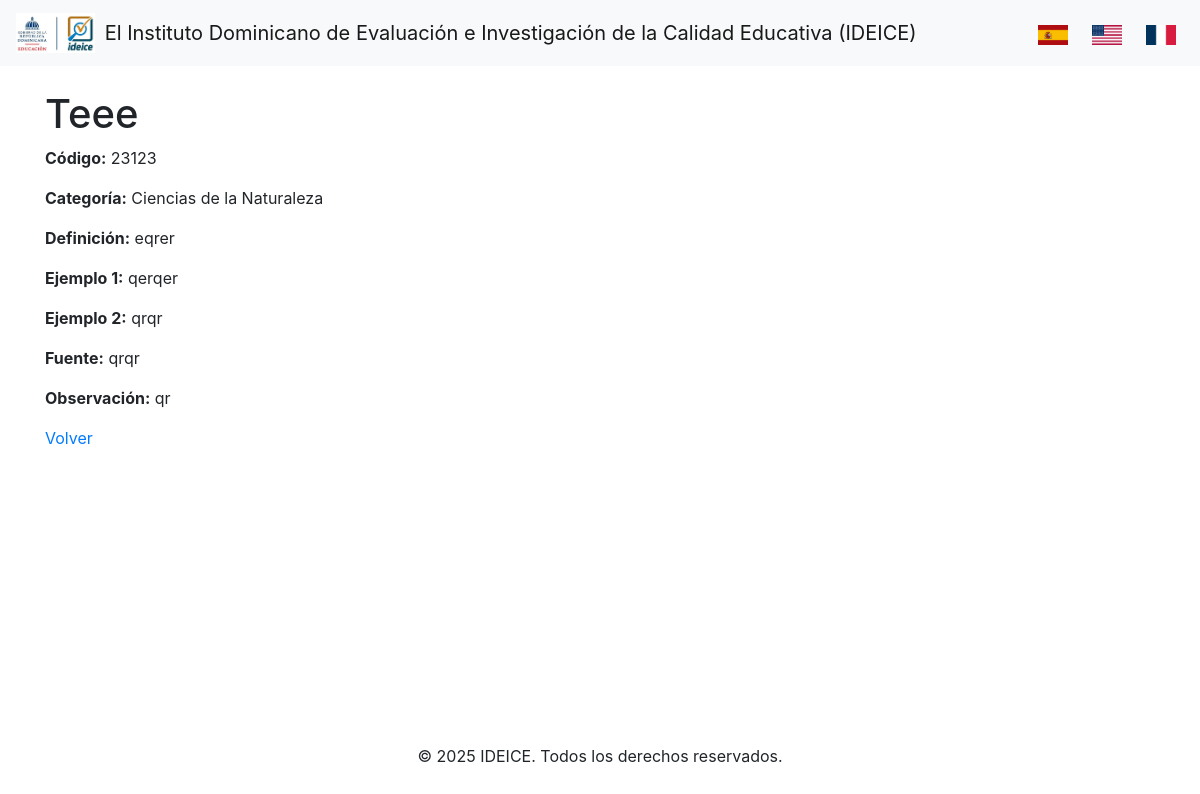
Screenshot of /term/2?lang=es with the database file from the repository.
### models.py (models this page shows)
class Term(db.Model):
    id = db.Column(db.Integer, primary_key=True)
    codigo = db.Column(db.String(50), unique=True, nullable=False)
    termino = db.Column(db.String(255), nullable=False)
    categoria = db.Column(db.String(200), nullable=False)
    term_es = db.Column(db.Text, nullable=False)
    term_en = db.Column(db.Text, nullable=False)
    term_fr = db.Column(db.Text, nullable=False)
    ejemplo1_es = db.Column(db.Text, nullable=True)
    ejemplo1_en = db.Column(db.Text, nullable=True)
    ejemplo1_fr = db.Column(db.Text, nullable=True)
    ejemplo2_es = db.Column(db.Text, nullable=True)
    ejemplo2_en = db.Column(db.Text, nullable=True)
    ejemplo2_fr = db.Column(db.Text, nullable=True)
    fuente = db.Column(db.String(400), nullable=True)
    observacion = db.Column(db.Text, nullable=True)

### app.py (the view)
@app.route('/term/<int:id>')
def term_detail(id):
    lang = get_locale()
    term = Term.query.get_or_404(id)
    return render_template('term_detail.html', term=term, lang=lang, locale=lang, id=id)

### app.py (called while the page is built)
def get_locale():
    lang = request.args.get('lang', app.config['BABEL_DEFAULT_LOCALE'])  # Default a 'es'
    return lang

### templates/term_detail.html (shortened to what this page needs)
{% extends "base.html" %}
{% block content %}
    <h1>{{ term.termino }}</h1>
    <p><strong>{{ _('Código') }}:</strong> {{ term.codigo }}</p>
    <p><strong>{{ _('Categoría') }}:</strong> {{ term.categoria }}</p>
    <p><strong>{{ _('Definición') }}:</strong> {{ term | attr('term_' + lang) }}</p>
    <p><strong>{{ _('Ejemplo 1') }}:</strong> {{ term | attr('ejemplo1_' + lang) or _('Ninguno') }}</p>
    <p><strong>{{ _('Ejemplo 2') }}:</strong> {{ term | attr('ejemplo2_' + lang) or _('Ninguno') }}</p>
    <p><strong>{{ _('Fuente') }}:</strong> {{ term.fuente or _('Ninguna') }}</p>
    <p><strong>{{ _('Observación') }}:</strong> {{ term.observacion or _('Ninguna') }}</p>
    <p><a href="{{ url_for('index') }}">{{ _('Volver') }}</a></p>
{% endblock %}

### static/css/styles.css (style rules this page uses)
body { background-color: #f8fafc; }
html, body { height: 100%; }
body { display: flex; flex-direction: column; min-height: 100vh; }

### rows the page displays
Term: termino "Teee", codigo "23123", categoria "Ciencias de la Naturaleza", term_es "eqrer", ejemplo1_es "qerqer", ejemplo2_es "qrqr", fuente "qrqr", observacion "qr"
